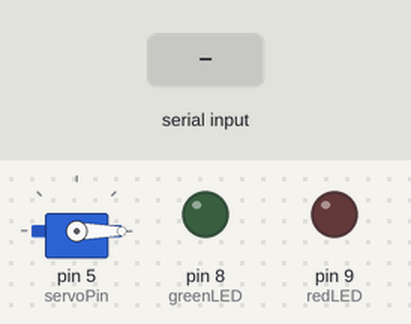
Bench run of a sketch on a simulated Arduino Uno, built with avr-gcc and run on an emulated ATmega328P. Shown: servo, output pins drawn as LEDs (lit = HIGH). The inputs (shaded band) are chosen by the test bench.

Above: at 1.2 s.
1.3 s: "1" received over Serial
At 1.8 s:
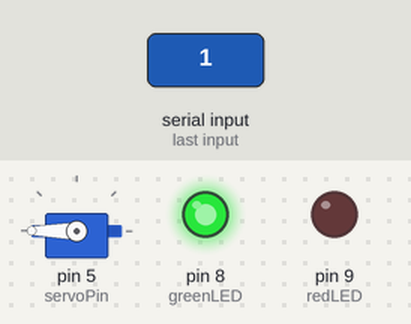
2.8 s: "0" received over Serial
At 4.2 s:
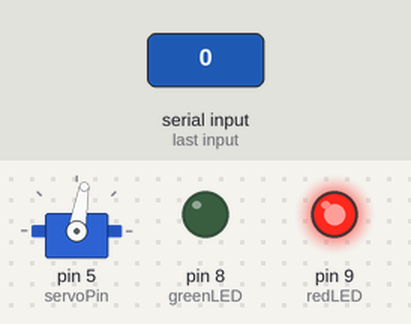
Timing chart, 0 to 5.8 s (numbered marks = the images above; inputs shaded):
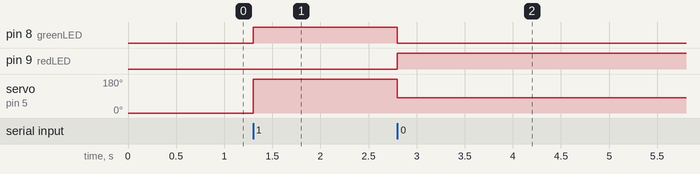

The sketch:

faceRecognition.ino
```cpp
#include <Servo.h>

// Pin numbers for the components
const int greenLED = 8;
const int redLED = 9;
const int servoPin = 5;

Servo theServo;

void setup() {
  // We're gonna use the LEDs to output.
  pinMode(greenLED, OUTPUT);
  pinMode(redLED, OUTPUT);

  Serial.begin(9600); // Baud rate(number of signals sent per second)

  theServo.attach(servoPin);
  theServo.write(0);
}

void loop() {
  if (Serial.available() > 0) { // only does data checking if data is actually available
    char incoming = Serial.read();

    if (incoming == '1') { // if face is recognized
      digitalWrite(greenLED, HIGH);
      digitalWrite(redLED, LOW);
      theServo.write(180); // set servo motor to a rotation of 180 degrees
    }
    else if (incoming == '0') {
      digitalWrite(greenLED, LOW);
      digitalWrite(redLED, HIGH);
      theServo.write(80); // set servo motor to a rotation of 80 degrees
    }
  }
}
```

Measured:
- after the input at 1.3 s, pin 8 (greenLED): LOW → HIGH at once; servo on pin 5 (servoPin): 0° → 180° at once
- after the input at 2.8 s, pin 8 (greenLED): HIGH → LOW at once; pin 9 (redLED): LOW → HIGH at once; servo on pin 5 (servoPin): 180° → 80° at once
